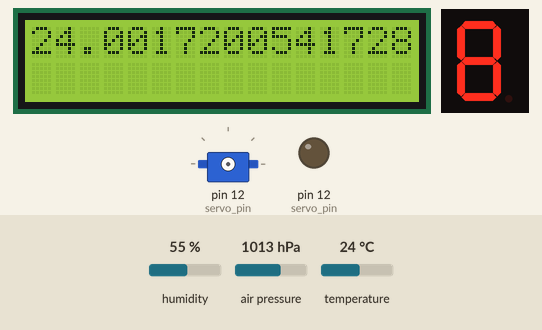
A program run on a simulated Raspberry Pi (header pin numbers). Shown: 16×2 character LCD, 1-digit seven-segment display, servo, output pins drawn as LEDs (lit = HIGH). Inputs (shaded band) come from the test bench; at power-on: temperature 24 °C, humidity 55 %, air pressure 1013 hPa. The segment pins are drawn as the display they are named for; servo angles are drawn from the pulse width (0.5 ms = 0°, 2.5 ms = 180°); the clock reads 2024-03-15 10:24:30 at power-on unless the program sets it; library files of the repository ran but are not shown: I2C_driver.py, Adafruit_BME280.py; pins used as bus, display or sensor lines are not drawn.

Above: at 1.4 s.
1.5 s: temperature set to 27.2 °C
At 2.6 s:
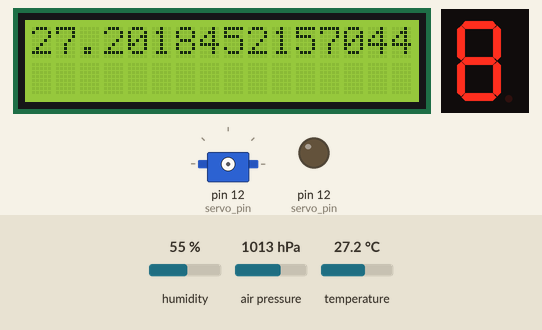
3.1 s: temperature set to 28.6 °C
At 5.0 s:
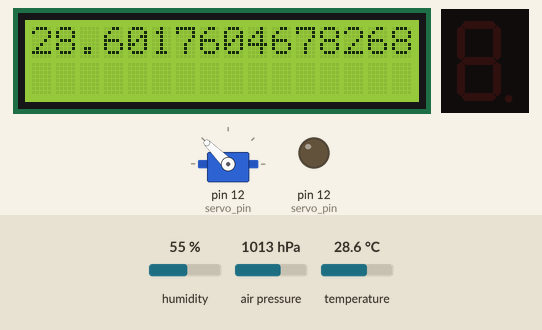
5.9 s: temperature set to 12 °C
At 8.6 s:
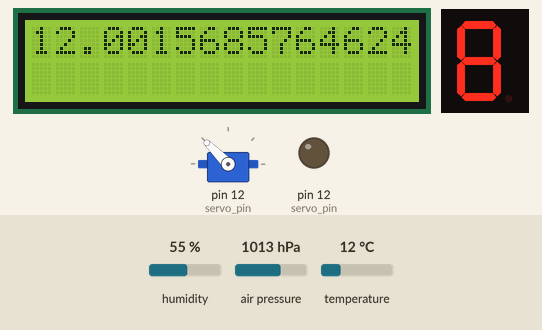
Timing chart, 0 to 10.1 s (numbered marks = the images above; inputs shaded):
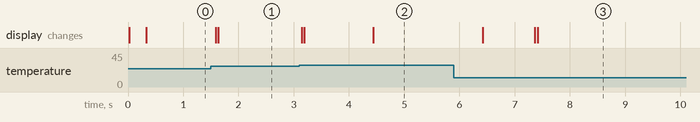

Measured:
- after the input at 1.5 s, the display: first changes after 0.09 s (image 1 shows a later state)
- after the input at 3.1 s, the display: first changes at once (image 2 shows a later state)
- after the input at 5.9 s, the display: first differs from a run without the input after 1.5 s (image 3 shows a later state)

The program:

auto_temp_cno.py
```python
import RPi.GPIO as GPIO
import I2C_driver as LCD
from Adafruit_BME280 import *
from time import *

seg = [38, 29, 31, 33, 35, 37, 40]
servo_pin= 12
pin_trig = 13
pin_echo = 11

mylcd = LCD.lcd()
sensor = BME280(t_mode=BME280_OSAMPLE_8, p_mode=BME280_OSAMPLE_8, h_mode=BME280_OSAMPLE_8)


fnd  = [(0,0,0,0,0,0,1),    #0
        (1,0,0,1,1,1,1),    #1
        (0,0,1,0,0,1,0),    #2
        (0,0,0,0,1,1,0),    #3
        (1,0,0,1,1,0,0),    #4
        (0,1,0,0,1,0,0),    #5
        (0,1,0,0,0,0,0),    #6
        (0,0,0,1,1,0,1),    #7
        (0,0,0,0,0,0,0),    #8
        (0,0,0,0,1,0,0),
        (1,1,1,1,1,1,1)]    #9

def setup():        #핀 설정
    GPIO.setmode(GPIO.BOARD)
    GPIO.setwarnings(False)
    GPIO.setup(seg, GPIO.OUT, initial=GPIO.HIGH)

    GPIO.setup(servo_pin, GPIO.OUT)

    GPIO.setup(pin_trig, GPIO.OUT)
    GPIO.setup(pin_echo, GPIO.IN)


def cal_angle(input_angle):     #각도를 입력받아 해당하는 듀티비를 리턴
    #input_angle = int(input("0~180"))
    if input_angle >= 180:
        input_angle = 177
    elif input_angle <= 0:
        input_angle = 3
    angle = 10/180*input_angle
    return angle

def cal_us():          #초음파센서이용해서 거리 구하기
    start_time = 0
    stop_time = 0
    GPIO.output(pin_trig, False)
    sleep(1)

    #print('cal dis')
    GPIO.output(pin_trig, True)
    sleep(0.000001)
    GPIO.output(pin_trig, False)

    while GPIO.input(pin_echo) == 0:
        start_time = time()
    while GPIO.input(pin_echo) == 1:
        stop_time = time()

    time_inter = stop_time - start_time
    dis = time_inter * 17000
    dis = round(dis, 2)
    # print('dis => ', dis, 'cm')
    mylcd.lcd_display_string(str(dis)+"cm                ",1)
    return dis

def move_servo(angle):      #서보모터 조정
    GPIO.output(servo_pin,GPIO.LOW)

    pwm_servo = GPIO.PWM(servo_pin, 50)
    pwm_servo.start(0)
    #print('Wating for 1 sec')
    #sleep(1)

    #GPIO.setup(servo_pin, GPIO.OUT)     #70, 72, 73 서보모터 지터 방지코드
    pwm_servo.ChangeDutyCycle(angle)
    sleep(0.3)
    #GPIO.setup(servo_pin, GPIO.IN)
    sleep(0.7)
    #pwm_servo.ChangeDutyCycle(0)
    #pwm_servo.stop()

def tmp():

    degrees = sensor.read_temperature()
    mylcd.lcd_display_string(str(degrees)+"C               ",1)
    return degrees


def main():
    setup()
    GPIO.setmode(GPIO.BOARD)
    #GPIO.setup(pin_trig, GPIO.OUT)
    #GPIO.setup(pin_echo, GPIO.IN)
    #print("open")
    #move_servo(11)
    #sleep(3)
    #print("close")
    #move_servo(1)
    #sleep(2)

    while True:
        tmp()

        while tmp() > 28:
            move_servo(10)
            GPIO.output(seg,fnd[8])
            sleep(1)
            move_servo(1)
            GPIO.output(seg,fnd[10])
            sleep(1)


    GPIO.cleanup()

if __name__ == '__main__':
    main()
```
